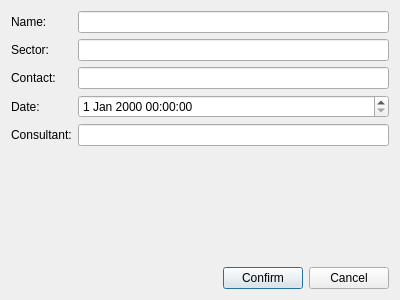
<?xml version="1.0" encoding="UTF-8"?>
<ui version="4.0">
 <class>UpdateClientDialog</class>
 <widget class="QDialog" name="UpdateClientDialog">
  <property name="geometry">
   <rect>
    <x>0</x>
    <y>0</y>
    <width>400</width>
    <height>300</height>
   </rect>
  </property>
  <property name="windowTitle">
   <string>Update Client</string>
  </property>
  <layout class="QVBoxLayout" name="verticalLayout">
   <item>
    <layout class="QFormLayout" name="formLayout">
     <item row="0" column="0">
      <widget class="QLabel" name="label">
       <property name="text">
        <string>Name:</string>
       </property>
      </widget>
     </item>
     <item row="0" column="1">
      <widget class="QLineEdit" name="nameLineEdit"/>
     </item>
     <item row="1" column="0">
      <widget class="QLabel" name="label_2">
       <property name="text">
        <string>Sector:</string>
       </property>
      </widget>
     </item>
     <item row="1" column="1">
      <widget class="QLineEdit" name="sectorLineEdit"/>
     </item>
     <item row="2" column="0">
      <widget class="QLabel" name="label_3">
       <property name="text">
        <string>Contact:</string>
       </property>
      </widget>
     </item>
     <item row="2" column="1">
      <widget class="QLineEdit" name="contactLineEdit"/>
     </item>
     <item row="3" column="0">
      <widget class="QLabel" name="label_4">
       <property name="text">
        <string>Date:</string>
       </property>
      </widget>
     </item>
     <item row="4" column="0">
      <widget class="QLabel" name="label_5">
       <property name="text">
        <string>Consultant:</string>
       </property>
      </widget>
     </item>
     <item row="4" column="1">
      <widget class="QLineEdit" name="consultantLineEdit"/>
     </item>
     <item row="3" column="1">
      <widget class="QDateTimeEdit" name="consultationDateTime"/>
     </item>
    </layout>
   </item>
   <item>
    <layout class="QHBoxLayout" name="horizontalLayout">
     <item>
      <spacer name="horizontalSpacer">
       <property name="orientation">
        <enum>Qt::Orientation::Horizontal</enum>
       </property>
       <property name="sizeHint" stdset="0">
        <size>
         <width>40</width>
         <height>20</height>
        </size>
       </property>
      </spacer>
     </item>
     <item>
      <widget class="QPushButton" name="confirmButton">
       <property name="text">
        <string>Confirm</string>
       </property>
      </widget>
     </item>
     <item>
      <widget class="QPushButton" name="cancelButton">
       <property name="text">
        <string>Cancel</string>
       </property>
      </widget>
     </item>
    </layout>
   </item>
  </layout>
 </widget>
 <resources/>
 <connections/>
</ui>
